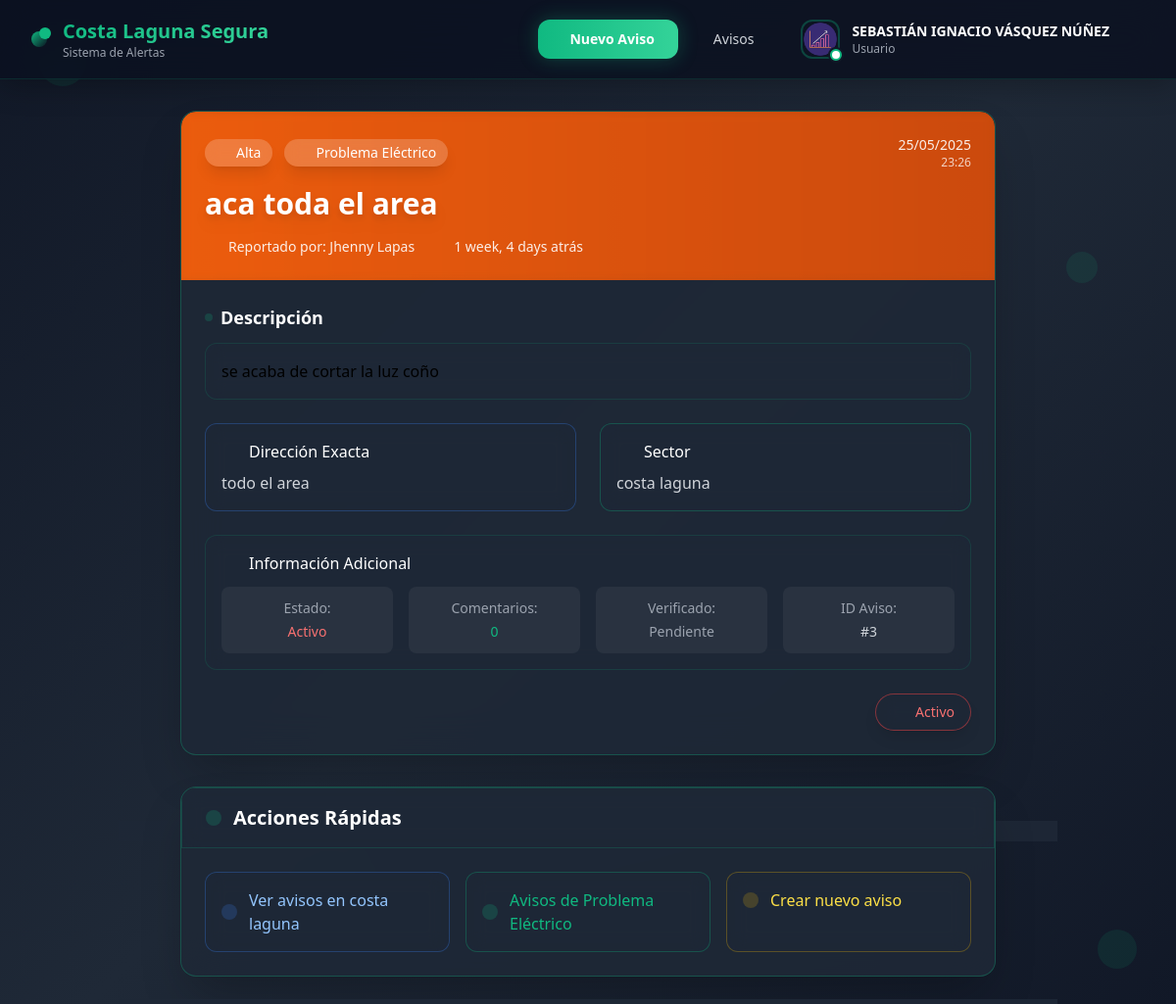
/aviso/3/ (signed in), run on an earlier commit of the app's database.
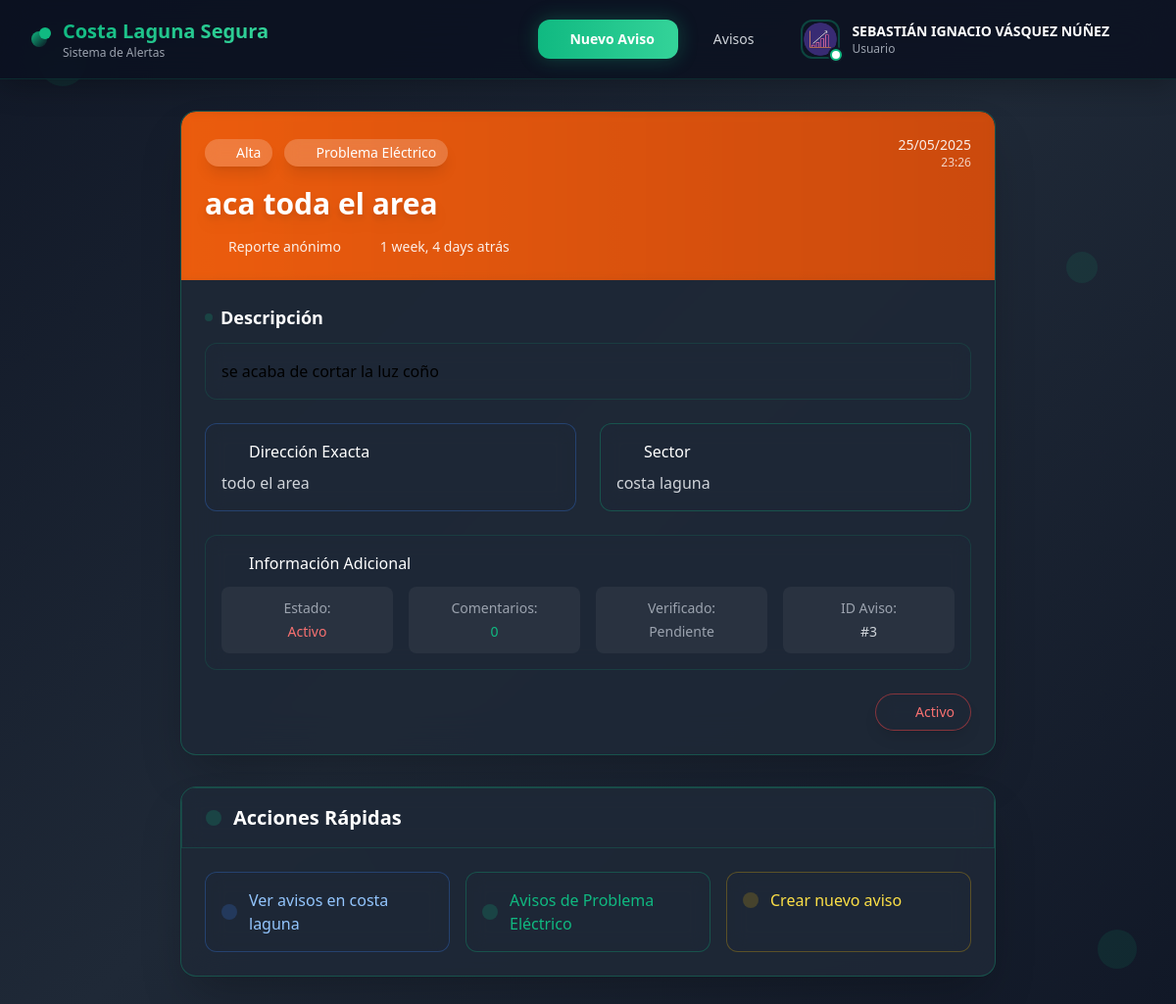
And on a later commit of the database.
### avisos/models.py (models this page shows, shortened)
class Aviso(models.Model):
    PRIORIDAD_CHOICES = [
        ('baja', 'Baja'),
        ('media', 'Media'),
        ('alta', 'Alta'),
        ('urgente', 'Urgente'),
    ]
    STATUS_CHOICES = [
        ('activo', 'Activo'),
        ('resuelto', 'Resuelto'),
        ('en_proceso', 'En Proceso'),
    ]
    titulo = models.CharField(
        max_length=200,
        validators=[MinLengthValidator(5, "El título debe tener al menos 5 caracteres")]
    )
    descripcion = models.TextField(
        validators=[MinLengthValidator(10, "La descripción debe tener al menos 10 caracteres")]
    )
    tipo = models.ForeignKey(
        TipoAviso,
        on_delete=models.CASCADE,
        related_name='avisos'
    )
    prioridad = models.CharField(max_length=10, choices=PRIORIDAD_CHOICES, default='media')
    status = models.CharField(max_length=15, choices=STATUS_CHOICES, default='activo')
    direccion = models.CharField(max_length=300)
    sector = models.CharField(
        max_length=100,
        help_text="Ej: Costa Laguna, Manzana A, Block 15"
    )
    telefono_regex = RegexValidator(
        regex=r'^(\+56|56)?9[0-9]{8}$',
        message="Formato válido: +56912345678 o 912345678 (celular chileno)"
    )
    telefono_contacto = models.CharField(
        validators=[telefono_regex],
        max_length=17,
        blank=True,
        help_text="Teléfono de contacto opcional"
    )
    usuario = models.ForeignKey(User, on_delete=models.CASCADE)
    fecha_creacion = models.DateTimeField(default=timezone.now)
    fecha_actualizacion = models.DateTimeField(auto_now=True)
    ip_creacion = models.GenericIPAddressField(null=True, blank=True)
    imagen = models.ImageField(upload_to='avisos/%Y/%m/', blank=True, null=True)
    es_anonimo = models.BooleanField(default=False)
    verificado_por_admin = models.BooleanField(default=False)
    activo = models.BooleanField(default=True)
    class Meta:
        ordering = ['-fecha_creacion']
        verbose_name = 'Aviso'
        verbose_name_plural = 'Avisos'
    def tiempo_transcurrido(self):
        from django.utils.timesince import timesince
        return timesince(self.fecha_creacion)
    def get_tipo_display(self):
        return self.tipo.get_nombre_display()

class TipoAviso(models.Model):
    TIPOS_CHOICES = [
        ('robo_casa', 'Robo a Casa'),
        ('robo_vehiculo', 'Robo de Vehículo'),
        ('asalto', 'Asalto'),
        ('vehiculo_sospechoso', 'Vehículo Sospechoso'),
        ('persona_sospechosa', 'Persona Sospechosa'),
        ('accidente', 'Accidente de Tránsito'),
        ('emergencia_medica', 'Emergencia Médica'),
        ('incendio', 'Incendio'),
        ('vandalismo', 'Vandalismo'),
        ('problema_electrico', 'Problema Eléctrico'),
        ('otros', 'Otros')
    ]
    ICONOS_MAP = {
        'robo_casa': 'home',
        'robo_vehiculo': 'car',
        'asalto': 'alert-triangle',
        'vehiculo_sospechoso': 'car',
        'persona_sospechosa': 'user-x',
        'accidente': 'zap',
        'emergencia_medica': 'heart',
        'incendio': 'flame',
        'vandalismo': 'hammer',
        'problema_electrico': 'zap',
        'otros': 'info'
    }
    COLORES_MAP = {
        'robo_casa': 'red',
        'robo_vehiculo': 'red',
        'asalto': 'red',
        'vehiculo_sospechoso': 'orange',
        'persona_sospechosa': 'orange',
        'accidente': 'yellow',
        'emergencia_medica': 'red',
        'incendio': 'red',
        'vandalismo': 'orange',
        'problema_electrico': 'yellow',
        'otros': 'gray'
    }
    nombre = models.CharField(max_length=50, choices=TIPOS_CHOICES, unique=True)
    descripcion = models.TextField(blank=True)
    activo = models.BooleanField(default=True)
    fecha_creacion = models.DateTimeField(auto_now_add=True)
    class Meta:
        verbose_name = 'Tipo de Aviso'
        verbose_name_plural = 'Tipos de Avisos'
        ordering = ['nombre']

### avisos/views.py (the view)
# urls.py: path('aviso/<int:pk>/', views.AvisoDetailView.as_view(), name='aviso_detalle'),
class AvisoDetailView(DetailView):
    model = Aviso
    template_name = 'detalleaviso.html'
    context_object_name = 'aviso'
    def get_queryset(self):
        return Aviso.objects.filter(activo=True).select_related('tipo', 'usuario')
    def get_context_data(self, **kwargs):
        context = super().get_context_data(**kwargs)
        context['comentarios'] = self.object.comentarios.filter(activo=True).select_related('usuario')
        if self.request.user.is_authenticated:
            context['comentario_form'] = ComentarioForm()
        return context

### templates/detalleaviso.html (shortened to what the changed rows need)
<!DOCTYPE html>
<html lang="es">
<head>
    <script src="https://cdn.tailwindcss.com"></script>
</head>
<body class="gradient-bg min-h-screen relative">
    <nav class="navbar-blur sticky top-0 z-50">
        <div class="max-w-7xl mx-auto px-4 sm:px-6 lg:px-8">
            <div class="flex justify-between items-center h-20">
                <div class="flex-shrink-0 flex items-center">
                    <a href="{% url 'home' %}" class="flex items-center animate-fade-in group logo-glow">
                        <div class="hidden sm:block">
                            <h1 class="text-white text-xl font-bold text-gradient group-hover:scale-105 transition-transform">
                                Costa Laguna Segura
                            </h1>
                        </div>
                    </a>
                </div>
            </div>
        </div>
    </nav>
    <div class="max-w-4xl mx-auto px-4 sm:px-6 lg:px-8 py-8 relative z-10">
        <div class="glassmorphism-card rounded-2xl shadow-2xl overflow-hidden animate-slide-up">
            <div class="relative p-6 {% if aviso.prioridad == 'urgente' %}bg-gradient-to-r from-red-600/90 to-red-700/90{% elif aviso.prioridad == 'alta' %}bg-gradient-to-r from-orange-600/90 to-orange-700/90{% elif aviso.prioridad == 'media' %}bg-gradient-to-r from-yellow-600/90 to-yellow-700/90{% else %}bg-gradient-to-r from-costa-green to-costa-green-dark{% endif %} backdrop-blur-xl">
                <div class="relative z-10">
                    <div class="flex flex-wrap items-center justify-between mb-4">
                        <div class="flex items-center space-x-3 mb-2 md:mb-0">
                            <span class="inline-flex items-center px-3 py-1 rounded-full text-sm font-medium bg-white/20 backdrop-blur text-white shadow-lg">
                                <i data-lucide="{% if aviso.prioridad == 'urgente' %}alert-triangle{% elif aviso.prioridad == 'alta' %}alert-circle{% elif aviso.prioridad == 'media' %}info{% else %}check-circle{% endif %}" class="h-4 w-4 mr-1"></i>
                                {{ aviso.get_prioridad_display }}
                            </span>
                            <span class="inline-flex items-center px-3 py-1 rounded-full text-sm font-medium bg-white/20 backdrop-blur text-white shadow-lg">
                                <i data-lucide="tag" class="h-4 w-4 mr-1"></i>
                                {{ aviso.get_tipo_display }}
                            </span>
                        </div>
                        <div class="text-right text-white">
                            <div class="text-sm opacity-90 font-medium">{{ aviso.fecha_creacion|date:"d/m/Y" }}</div>
                            <div class="text-xs opacity-75">{{ aviso.fecha_creacion|date:"H:i" }}</div>
                        </div>
                    </div>
                    <h1 class="text-2xl md:text-3xl font-bold mb-4 text-white drop-shadow-lg">{{ aviso.titulo }}</h1>
                    <div class="flex items-center text-sm text-white/90">
                        {% if not aviso.es_anonimo %}
                            <i data-lucide="user" class="h-4 w-4 mr-2"></i>
                            <span class="mr-4 font-medium">Reportado por: {{ aviso.usuario.get_full_name|default:aviso.usuario.username }}</span>
                        {% else %}
                            <i data-lucide="user-x" class="h-4 w-4 mr-2"></i>
                            <span class="mr-4 font-medium">Reporte anónimo</span>
                        {% endif %}
                        <i data-lucide="clock" class="h-4 w-4 mr-2"></i>
                        <span class="font-medium">{{ aviso.tiempo_transcurrido }} atrás</span>
                    </div>
                </div>
            </div>
            <div class="p-6">
                <div class="mb-6">
                    <h2 class="text-lg font-semibold text-white mb-3 flex items-center">
                        <div class="p-1 bg-costa-green/20 rounded mr-2">
                        </div>
                        Descripción
                    </h2>
                    <div class="glassmorphism-light rounded-xl p-4">
                        <p class="text-gray-300 leading-relaxed">{{ aviso.descripcion|linebreaks }}</p>
                    </div>
                </div>
                <div class="grid grid-cols-1 md:grid-cols-2 gap-6 mb-6">
                    <div class="glassmorphism-light p-4 rounded-xl border border-blue-500/30">
                        <h3 class="font-medium text-white mb-2 flex items-center">
                            <i data-lucide="map-pin" class="h-5 w-5 mr-2 text-blue-400"></i>
                            Dirección Exacta
                        </h3>
                        <p class="text-gray-300 font-medium">{{ aviso.direccion }}</p>
                    </div>
                    <div class="glassmorphism-light p-4 rounded-xl border border-costa-green/30">
                        <h3 class="font-medium text-white mb-2 flex items-center">
                            <i data-lucide="home" class="h-5 w-5 mr-2 text-costa-green"></i>
                            Sector
                        </h3>
                        <p class="text-gray-300 font-medium">{{ aviso.sector }}</p>
                    </div>
                </div>
                <div class="glassmorphism-light rounded-xl p-4 mb-6">
                    <div class="grid grid-cols-2 md:grid-cols-4 gap-4 text-sm">
                        <div class="text-center p-3 bg-white/5 rounded-lg">
                            <span class="text-gray-400 block mb-1">Estado:</span>
                            <div class="font-medium {% if aviso.status == 'activo' %}text-red-400{% elif aviso.status == 'resuelto' %}text-costa-green{% else %}text-yellow-400{% endif %}">
                                {{ aviso.get_status_display }}
                            </div>
                        </div>
                        <div class="text-center p-3 bg-white/5 rounded-lg">
                            <span class="text-gray-400 block mb-1">ID Aviso:</span>
                            <div class="font-medium text-gray-300">#{{ aviso.id }}</div>
                        </div>
                    </div>
                </div>
                <div class="mt-6 flex items-center justify-between flex-wrap gap-4">
                    <span class="inline-flex items-center px-4 py-2 rounded-full text-sm font-medium glassmorphism-light border
                        {% if aviso.status == 'activo' %}border-red-500/50 text-red-400
                        {% elif aviso.status == 'en_proceso' %}border-yellow-500/50 text-yellow-400
                        {% else %}border-costa-green/50 text-costa-green{% endif %} shadow-lg">
                        <i data-lucide="{% if aviso.status == 'activo' %}alert-circle{% elif aviso.status == 'en_proceso' %}clock{% else %}check-circle{% endif %}"
                           class="h-4 w-4 mr-2"></i>
                        {{ aviso.get_status_display }}
                    </span>
                </div>
            </div>
        </div>
        <div class="mt-8 glassmorphism-card rounded-2xl shadow-2xl overflow-hidden animate-slide-up" style="animation-delay: 0.4s;">
            <div class="glassmorphism-light px-6 py-4 border-b border-costa-green/20">
                <h2 class="text-xl font-semibold text-white flex items-center">
                    <div class="p-2 bg-costa-green/20 rounded-lg mr-3">
                    </div>
                    Acciones Rápidas
                </h2>
            </div>
            <div class="p-6">
                <div class="grid grid-cols-1 md:grid-cols-3 gap-4">
                    <a href="{% url 'lista_avisos' %}?sector={{ aviso.sector }}" class="group glassmorphism-light border border-blue-500/30 p-4 rounded-xl hover:border-blue-400/50 transition-all duration-300 transform hover:scale-105">
                        <div class="flex items-center">
                            <div class="p-2 bg-blue-500/20 rounded-lg mr-3">
                            </div>
                            <span class="text-blue-300 font-medium">Ver avisos en {{ aviso.sector }}</span>
                        </div>
                    </a>
                    <a href="{% url 'lista_avisos' %}?tipo={{ aviso.tipo.id }}" class="group glassmorphism-light border border-costa-green/30 p-4 rounded-xl hover:border-costa-green/50 transition-all duration-300 transform hover:scale-105">
                        <div class="flex items-center">
                            <div class="p-2 bg-costa-green/20 rounded-lg mr-3">
                            </div>
                            <span class="text-costa-green font-medium">Avisos de {{ aviso.get_tipo_display }}</span>
                        </div>
                    </a>
                </div>
            </div>
        </div>
    </div>
</body>
</html>

What changed in the data, as far as the page shows it:
changed Aviso "aca toda el area": es_anonimo False → True (drawn); usuario.get_full_name "Jhenny Lapas" → (not shown)
Also different on the page:
text no longer shown: "Reportado por:"
text now shown: "Reporte anónimo"
